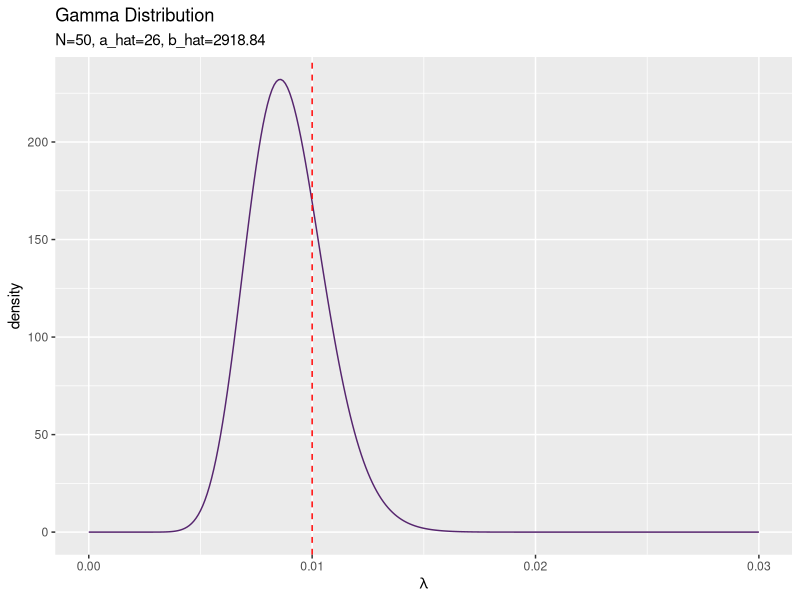
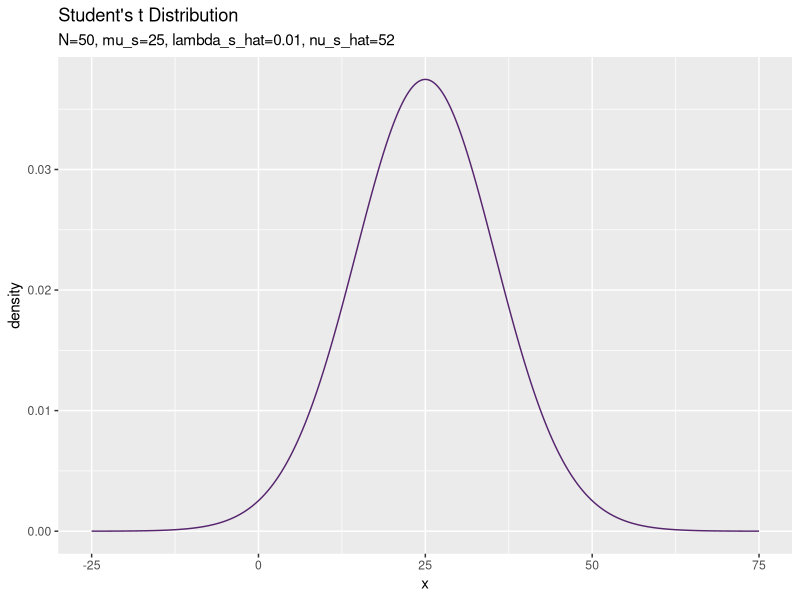

Write the R code that produced these figures, in order. (Note: this script raises an error after producing the figures.)

# 3.3.2 1次元ガウス分布の学習と予測：精度が未知の場合 ------------------------------------------------------------------

# 3.3.2 事後分布 -------------------------------------------------------------


# 利用パッケージ
library(tidyverse)


## パラメータの初期値を指定
# 観測モデルのパラメータ
lambda_truth <- 0.01
mu <- 25

# 事前分布のパラメータ
a <- 1
b <- 1

# 試行回数
N <- 50


# ガウス分布に従うデータを生成
x_n <- rnorm(n = N, mean = mu, sd = sqrt(lambda_truth^(-1)))

# 観測データを確認
summary(x_n)


# 事後分布のパラメータを計算
a_hat <- N / 2 + a
b_hat <- sum((x_n - mu)^2) / 2 + b

# 事後分布を計算
posterior_df <- tibble(
  lambda = seq(0, 3 * lambda_truth, by = 0.0001),  # 作図用の値
  C_G = a_hat * log(b_hat) - lgamma(a_hat),  # 正規化項(対数)
  density = exp(C_G + (a_hat - 1) * log(lambda) - b_hat * lambda) # 確率密度
)


# 作図
ggplot(posterior_df, aes(lambda, density)) + 
  geom_line(color = "#56256E") + # 折れ線グラフ
  geom_vline(aes(xintercept = lambda_truth), 
             color = "red", linetype = "dashed") + # 垂直線
  labs(title = "Gamma Distribution", 
       subtitle = paste0("N=", N, ", a_hat=", a_hat, ", b_hat=", round(b_hat, 2)), 
       x = expression(lambda)) # ラベル



# 3.3.2 予測分布 --------------------------------------------------------------


# 予測分布のパラメータを計算
mu_s <- mu
lambda_s_hat <- a_hat / b_hat
nu_s_hat <- 2 * a_hat

#lambda_s_hat <- (N + 2 * a) / (sum((x_n - mu)^2) + 2 * b)
#nu_s_hat <- N + 2 * a

# 予測分布を計算
predict_df <- tibble(
  x = seq(-mu_s, 3 * mu_s, by = 0.01),  # 作図用の値
  C_St = lgamma((nu_s_hat + 1) / 2) - lgamma(nu_s_hat / 2),  # 正規化項(対数)
  term1 = log(lambda_s_hat / pi / nu_s_hat) / 2, 
  term2 = - (nu_s_hat + 1) / 2 * log(1 + lambda_s_hat / nu_s_hat * (x - mu_s)^2), 
  density = exp(C_St + term1 + term2) # 確率密度
)


# 作図
ggplot(predict_df, aes(x, density)) + 
  geom_line(color = "#56256E") + # 折れ線グラフ
  labs(title = "Student's t Distribution", 
       subtitle = paste0("N=", N, ", mu_s=", mu_s, 
                         ", lambda_s_hat=", round(lambda_s_hat, 2), 
                         ", nu_s_hat=", nu_s_hat)) # ラベル


# 3.3.2 try ---------------------------------------------------------------

predict_df <- tibble(
  x = seq(0, 2 * mu_s, by = 0.01),  # 作図用の値
  t = x - mu_s,  # 中心をズラす
  density = dt(t, df = nu_s_hat) # 確率密度
)


# 3.3.2 gif ---------------------------------------------------------------


# 利用パッケージ
library(tidyverse)
library(gganimate)


## パラメータの初期値を指定
# 観測モデルのパラメータ
lambda_truth <- 0.01
mu <- 25

# 事前分布のパラメータ
a <- 1
b <- 1

# 試行回数
N <- 50


# 事前分布を計算
posterior_df <- tibble(
  lambda = seq(0, 3 * lambda_truth, by = 0.0001),  # 作図用の値
  C_G = a * log(b) - lgamma(a),  # 正規化項(対数)
  density = exp(C_G + (a - 1) * log(lambda) - b * lambda), # 確率密度
  N = 0  # 試行回数
)


# 初期値による予測分布のパラメータを計算
mu_s <- mu
lambda_s <- a / b
nu_s <- 2 * a

# 初期値による予測分布を計算
predict_df <- tibble(
  x = seq(-mu_s, 3 * mu_s, by = 0.01),  # 作図用の値
  C_St = lgamma((nu_s + 1) / 2) - lgamma(nu_s / 2),  # 正規化項(対数)
  term1 = log(lambda_s / pi / nu_s) / 2, 
  term2 = - (nu_s + 1) / 2 * log(1 + lambda_s / nu_s * (x - mu_s)^2), 
  density = exp(C_St + term1 + term2), # 確率密度
  N = 0 # 試行回数
)

# パラメータを推定
x_n <- rep(0, N) # 受け皿
for(n in 1:N){
  
  # ガウス分布に従うデータを生成
  x_n[n] <- rnorm(n = 1, mean = mu, sd = sqrt(lambda_truth^(-1)))
  
  
  # ハイパーパラメータを更新
  a <- 1 / 2 + a
  b <- (x_n[n] - mu)^2 / 2 + b
  
  # 事後分布を計算
  tmp_posterior_df <- tibble(
    lambda = seq(0, 3 * lambda_truth, by = 0.0001),  # 作図用のlambda
    C_G = a * log(b) - lgamma(a),  # 正規化項(対数)
    density = exp(C_G + (a - 1) * log(lambda) - b * lambda), # 確率密度
    N = n  # 試行回数
  )
  
  
  # 予測分布のパラメータを更新
  mu_s <- mu
  lambda_s <- a / b
  nu_s <- 2 * a
  
  # 予測分布を計算
  tmp_predict_df <- tibble(
    x = seq(-mu_s, 3 * mu_s, by = 0.01),  # 作図用の値
    C_St = lgamma((nu_s + 1) / 2) - lgamma(nu_s / 2),  # 正規化項(対数)
    term1 = log(lambda_s / pi / nu_s) / 2, 
    term2 = - (nu_s + 1) / 2 * log(1 + lambda_s / nu_s * (x - mu_s)^2), 
    density = exp(C_St + term1 + term2), # 確率密度
    N = n # 試行回数
  )
  
  
  # 結果を結合
  posterior_df <- rbind(posterior_df, tmp_posterior_df)
  predict_df <- rbind(predict_df, tmp_predict_df)
}

# 観測データを確認
summary(x_n)


## 事後分布
# 作図
posterior_graph <- ggplot(posterior_df, aes(lambda, density)) + 
  geom_line(color = "#56256E") + # 折れ線グラフ
  geom_vline(aes(xintercept = lambda_truth), 
             color = "red", linetype = "dashed") + # 垂直線
  transition_manual(N) +  # フレーム
  labs(title = "Gamma Distribution", 
       subtitle = "N= {current_frame}", 
       x = expression(lambda)) # ラベル

# 描画
animate(posterior_graph)


## 予測分布
# 作図
predict_graph <- ggplot(predict_df, aes(x, density)) + 
  geom_line(color = "#56256E") + # 折れ線グラフ
  transition_manual(N) + # フレーム
  labs(title = "Student's t Distribution", 
       subtitle = "N= {current_frame}") # ラベル

# 描画
animate(predict_graph)
